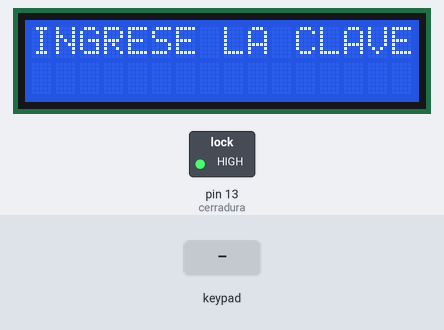
The sketch below on a simulated Arduino Uno, built with avr-gcc and run on an emulated ATmega328P. On the bench: 16×2 character LCD, switched loads named in the sketch (green lamp = pin HIGH). Inputs (shaded band) come from the test bench.

Above: at 1.2 s.
1.3 s: keypad keys 1 2 3 4 5 pressed 0.4 s apart
At 3.5 s:
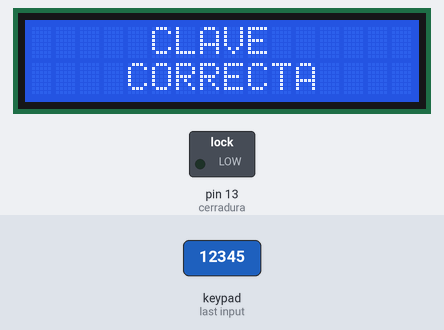
4.8 s: keypad keys 9 8 7 6 # pressed 0.4 s apart
At 7.0 s:
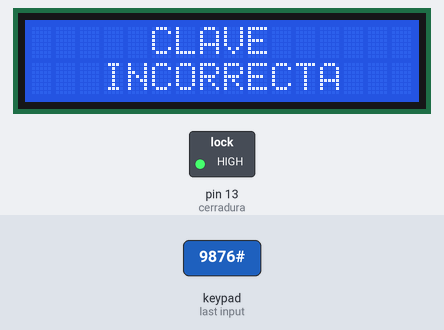
9.8 s: key '1' pressed
At 10.2 s:
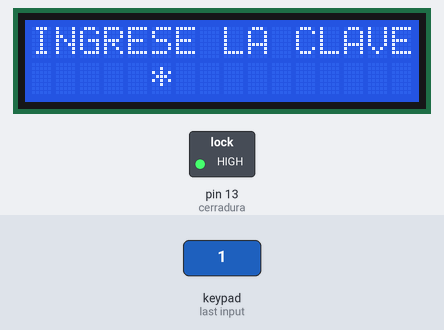
11.3 s: key '2' pressed
At 11.7 s:
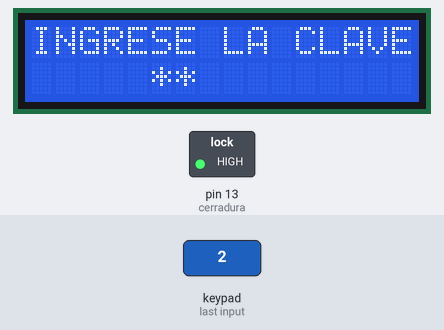
Timing chart, 0 to 13.8 s (numbered marks = the images above; inputs shaded):
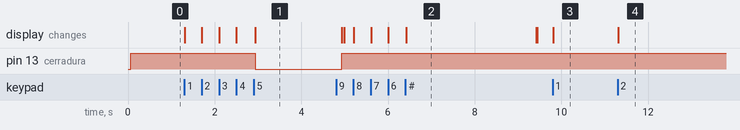

Measured:
- after the input at 1.3 s, pin 13 (cerradura): HIGH → LOW after 1.6 s; the display: first changes at once (image 1 shows a later state)
- after the input at 4.8 s, the display: first differs from a run without the input after 0.18 s (image 2 shows a later state)
- after the input at 9.8 s, the display: changes at once (image 3)
- after the input at 11.3 s, the display: changes at once (image 4)
- what the display in image 2 shows lasts 3.0 s, from 6.4 s to 9.4 s

The sketch:

ControlClave.ino
```cpp
#include <Keypad.h>
#include <LiquidCrystal_I2C.h>


LiquidCrystal_I2C lcd(0x27,16,2);

const byte FILAS = 4;
const byte COLUMNAS = 4;

char keys[FILAS][COLUMNAS]={
  {'1','2','3','A'},
  {'4','5','6','B'},
  {'7','8','9','C'},
  {'*','0','#','D'}
};

char clave[5] = {'1','2','3','4','5'};
char claveUsuario[5];


byte pinesFilas[FILAS] = {9,8,7,6};
byte pinesColumnas[COLUMNAS] = {5,4,3,2};

Keypad teclado = Keypad(makeKeymap(keys),pinesFilas,pinesColumnas,FILAS,COLUMNAS);

int cerradura = 13;


int cont = 0;
int iden = 0;
int con2 = 5;

char Tecla;

void setup() {
Serial.begin(9600);
lcd.init(); // inicializar pantalla
lcd.backlight(); //luz de fondo
lcd.clear();
pinMode(cerradura,OUTPUT);
digitalWrite(cerradura,HIGH);
}

void loop() {
lcd.setCursor(0,0);
lcd.print("INGRESE LA CLAVE");

Tecla = teclado.getKey();


if(Tecla){
  claveUsuario[cont] = Tecla;
  cont++;


  lcd.setCursor(con2,1);
  lcd.print("*");
  con2++;


if(cont == 5){

  for(int i = 0; i<=4;i++){

    if(claveUsuario[i] != clave[i]){
      iden = 1;
    }
    }

   if(iden ==1){
    lcd.clear();
    lcd.setCursor(5,0);
    lcd.print("CLAVE");
    lcd.setCursor(3,1);
    lcd.print("INCORRECTA");
    delay(3000);
    cont = 0;
    iden = 0;
    con2 =5;
     lcd.clear();
  }
  else{
    lcd.clear();
    lcd.setCursor(5,0);
    lcd.print("CLAVE");
    lcd.setCursor(4,1);
    lcd.print("CORRECTA");
    digitalWrite(cerradura,LOW);
    delay(2000);
    digitalWrite(cerradura,HIGH);

    con2 =5;
    cont= 0;
      lcd.clear();
  }


  }


}


}
```
